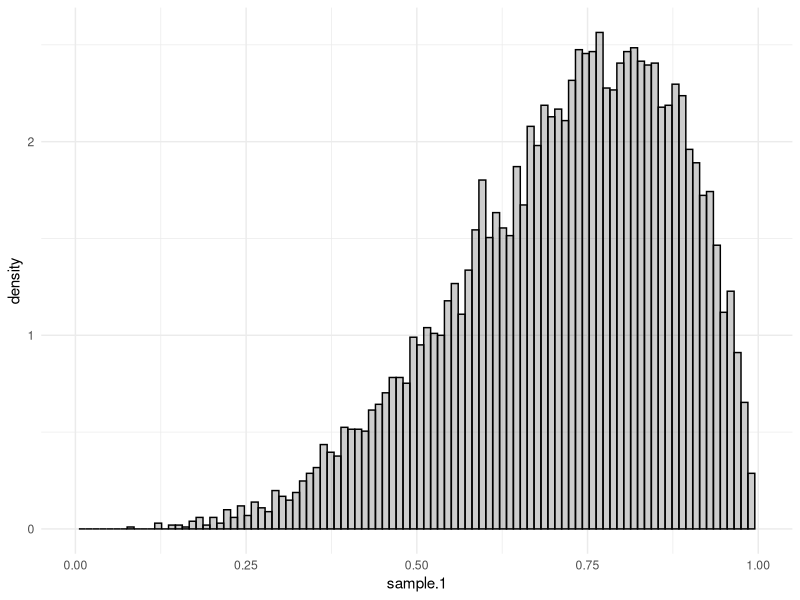
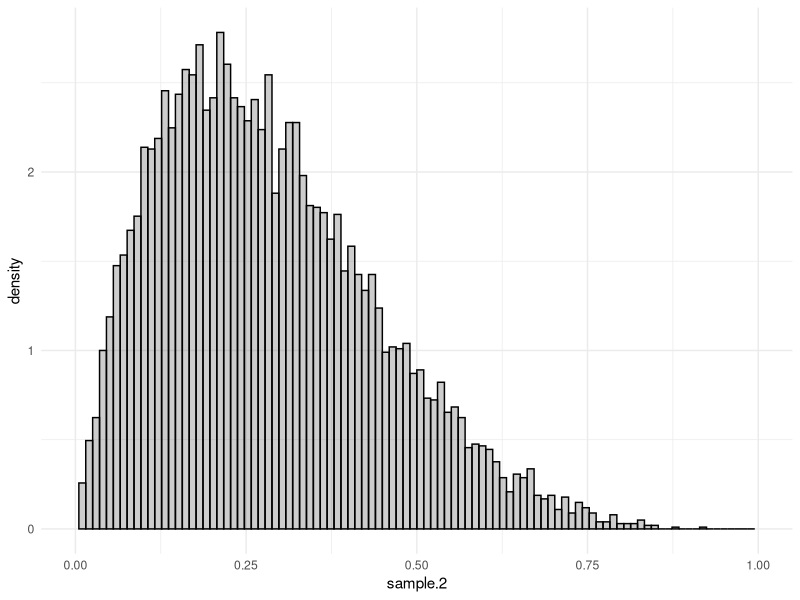
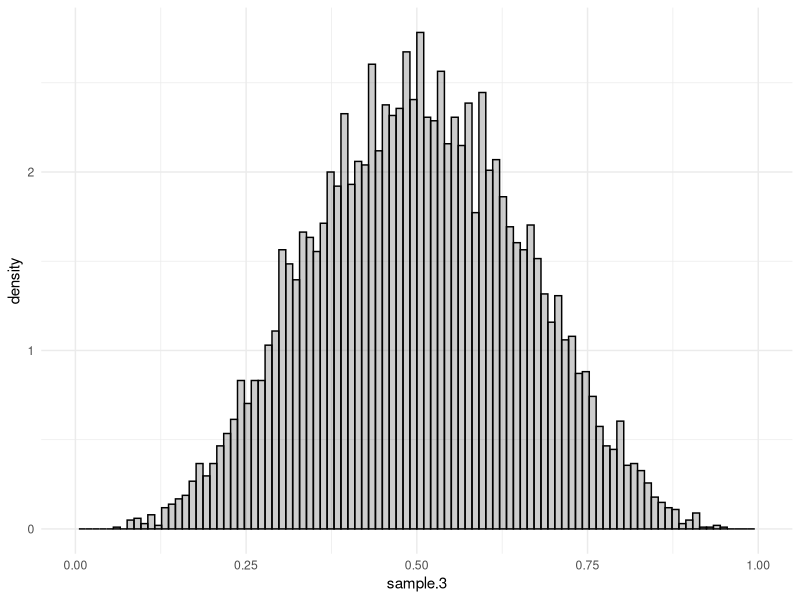
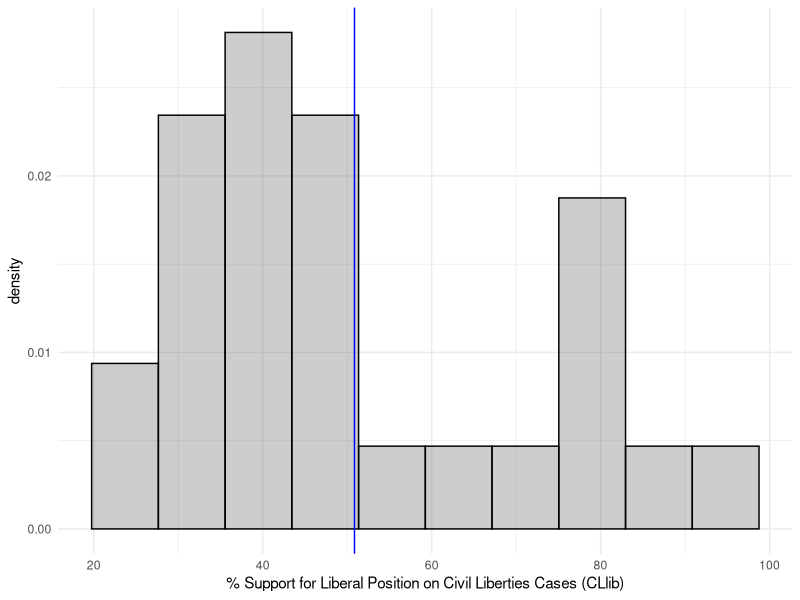
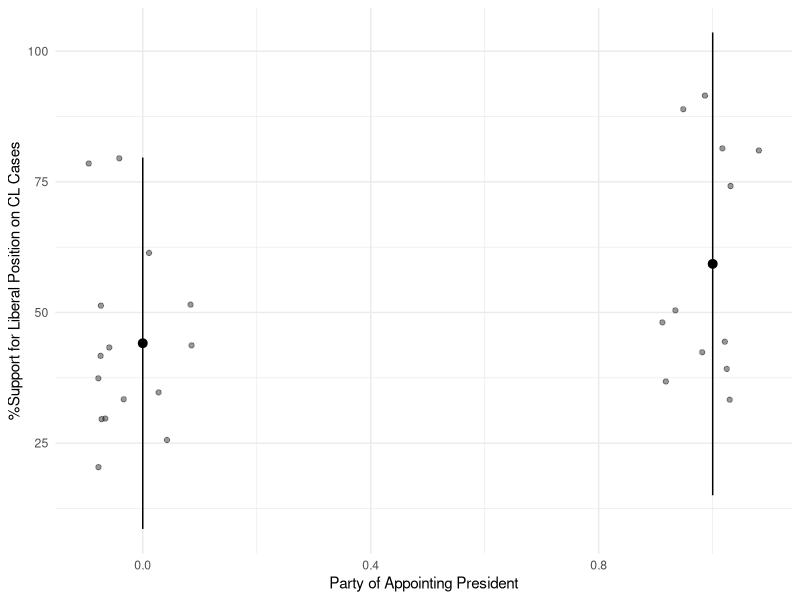
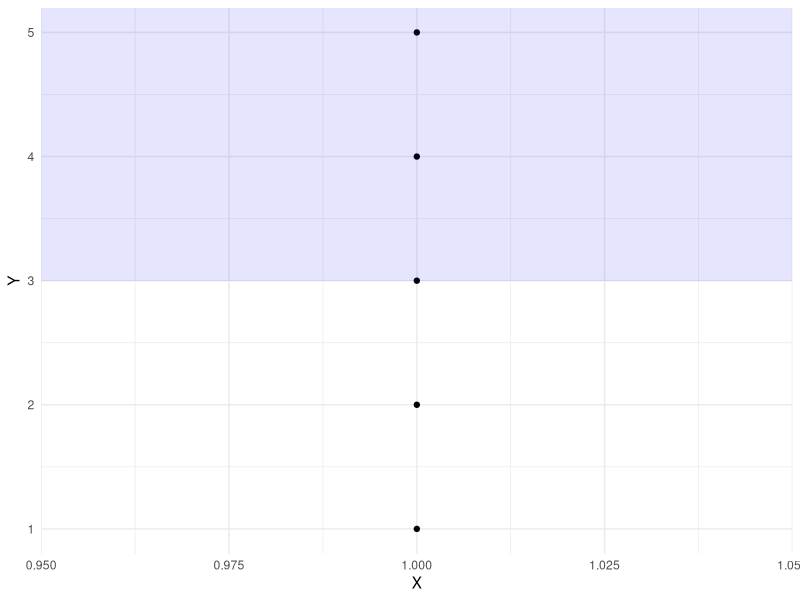
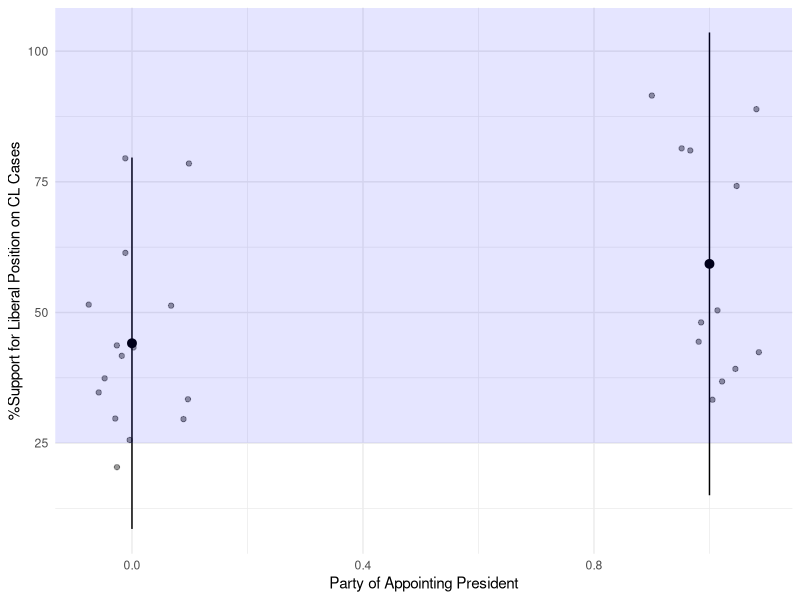
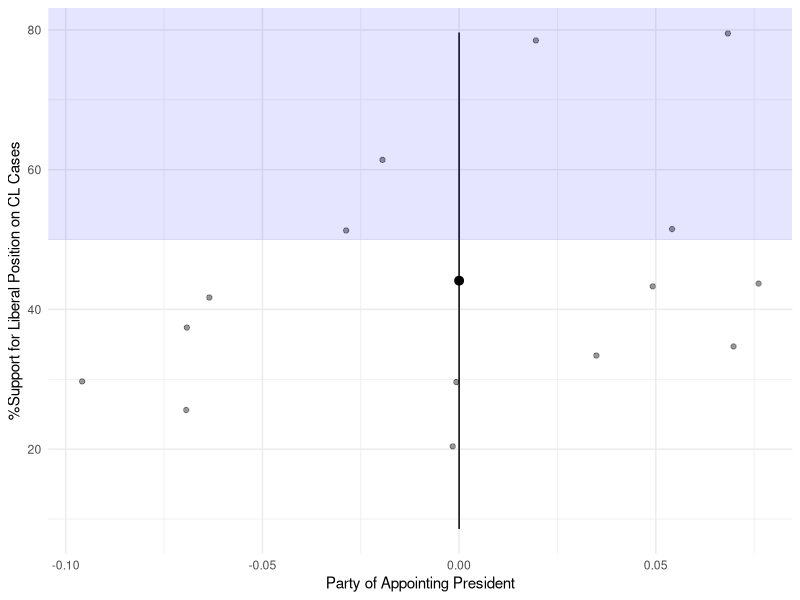

These figures' R source, in order:
## ---- chunk 1
#| echo: false
library(ggplot2)
theme_set(theme_minimal())
## ---- chunk 2
#| echo: false
set.seed(220220)
sample.1 = rbeta(10000, 5, 2)
sample.2 = rbeta(10000, 2, 5)
sample.3 = rbeta(10000, 5, 5)
## ---- chunk 3
#| echo: false
#| warning: false 
#| layout-ncol: 3
#| fig-cap:
#|  - "Histogram 1"
#|  - "Histogram 2"
#|  - "Histogram 3" 

ggplot() + geom_histogram(aes(x=sample.1, y=after_stat(density)), bins=100, alpha=.3, color='black') + xlim(0,1) 
ggplot() + geom_histogram(aes(x=sample.2, y=after_stat(density)), bins=100, alpha=.3, color='black') + xlim(0,1)
ggplot() + geom_histogram(aes(x=sample.3, y=after_stat(density)), bins=100, alpha=.3, color='black') + xlim(0,1)
## ---- chunk 4
#| echo: true
EMdata = read.csv("EMdata.csv")
## ---- chunk 5
#| echo: true

CL.histogram = ggplot(EMdata) + 
           geom_histogram(aes(x=CLlib, y=after_stat(density)), 
                          bins=10, alpha=.3, color='black') +  
           geom_vline(aes(xintercept=mean(CLlib)), 
                          color="blue") +
           xlab("% Support for Liberal Position on Civil Liberties Cases (CLlib)")

CL.histogram
## ---- chunk 6
#| echo: true

civil.liberties.plot = ggplot(EMdata) +  
  geom_point(aes(x=party, y=CLlib), 
             position=position_jitter(w=.1, h=0), alpha=.4) + 
  stat_summary(aes(x=party, y=CLlib), 
              fun=mean, 
              fun.min = function(x) mean(x) - 2*sd(x), 
              fun.max = function(x) mean(x) + 2*sd(x), 
              geom="pointrange") + 
  xlab("Party of Appointing President") + 
  ylab("%Support for Liberal Position on CL Cases")

civil.liberties.plot
## ---- chunk 7
#| echo: true
freq.data = data.frame(Y = c(1,2,3,4,5), X = c(1,1,1,1,1))
# a random X is included as r likes it in scatter plots
ggplot(freq.data)+
  geom_point(aes(x=X, y = Y))+
  annotate("rect", xmin = -Inf, xmax = Inf, ymax = Inf, ymin = 3, alpha = .1,fill = "blue")

## ---- chunk 8
#| echo: true
# Getting the indicators
library(dplyr) 
# using the library for manipulation

EMdata.indicator25 = EMdata%>%
  mutate(indicator = ifelse(CLlib >= 25, 1, 0))
# `ifelse` sentence that would return 1 when the condition, CLlib >= 25, is true and 0 when CLlib < 25
# `mutate` creates a individual column of the indicators

mean(EMdata.indicator25$indicator)
## ---- chunk 9
#| echo: true
# Getting the frequency of items satisfying conditions
EMdata.freq25 = EMdata%>%
  summarise(freq = mean(CLlib >= 25))
# this returns a data frame containing only the frequency 

EMdata.freq25$freq
## ---- chunk 10
#| echo: true

CLindicator25.plot = ggplot(EMdata) +  
  geom_point(aes(x=party, y=CLlib), 
             position=position_jitter(w=.1, h=0), alpha=.4) + 
  stat_summary(aes(x=party, y=CLlib), 
              fun=mean, 
              fun.min = function(x) mean(x) - 2*sd(x), 
              fun.max = function(x) mean(x) + 2*sd(x), 
              geom="pointrange") + 
  annotate("rect", xmin = -Inf, xmax = Inf, ymax = Inf, ymin = 25, alpha = .1,fill = "blue")+
  xlab("Party of Appointing President") + 
  ylab("%Support for Liberal Position on CL Cases")

CLindicator25.plot
## ---- chunk 11
#| echo: true
EMdata.repub = EMdata%>%
  filter(party == 0)

# Indicator
EMdata.indicator50.repub = EMdata.repub%>%
  mutate(indicator = ifelse(CLlib >= 50, 1, 0))

# Frequency
EMdata.freq50.repub = EMdata.repub%>%
  summarise(freq = mean(CLlib >= 50))

print(paste("The mean of indicators is", mean(EMdata.indicator50.repub$indicator)))
print(paste("The frequency is", EMdata.freq50.repub$freq))
## ---- chunk 12
# Visualize Indicator Function
CLindicator50.repub.plot = ggplot(EMdata.repub) +  
  geom_point(aes(x=party, y=CLlib), 
             position=position_jitter(w=.1, h=0), alpha=.4) + 
  stat_summary(aes(x=party, y=CLlib), 
              fun=mean, 
              fun.min = function(x) mean(x) - 2*sd(x), 
              fun.max = function(x) mean(x) + 2*sd(x), 
              geom="pointrange") + 
  annotate("rect", xmin = -Inf, xmax = Inf, ymax = Inf, ymin = 50, alpha = .1,fill = "blue")+
  xlab("Party of Appointing President") + 
  ylab("%Support for Liberal Position on CL Cases")

CLindicator50.repub.plot
